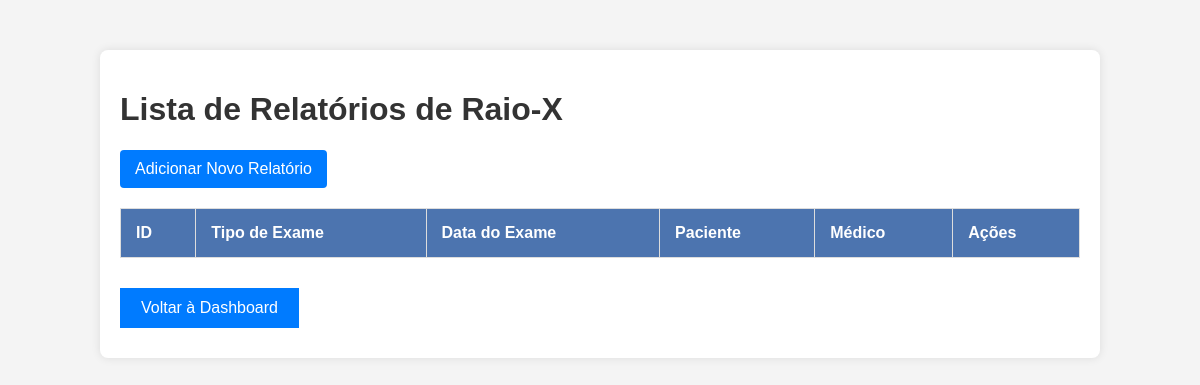
Before: /relatorios (signed in) with the older database file.
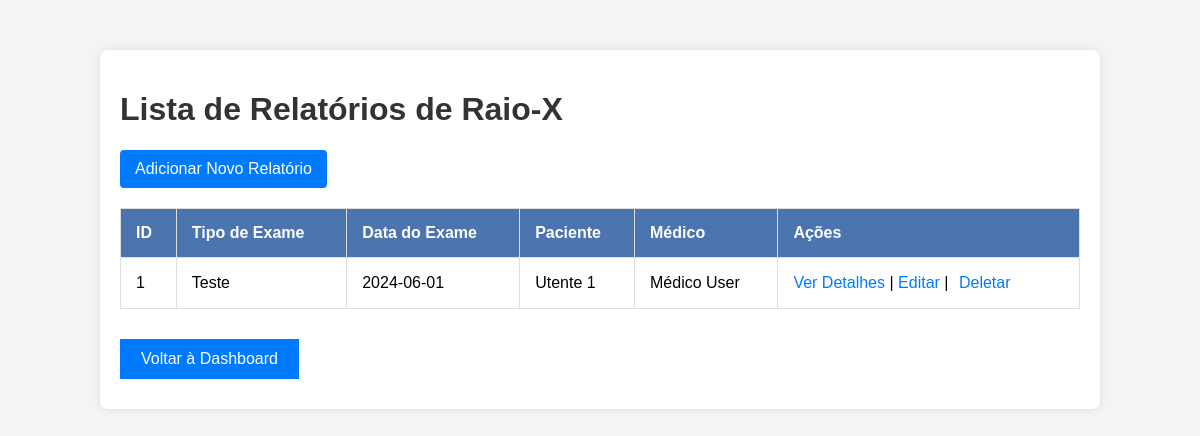
After: the same page with the newer database file.
### app/models.py (models this page shows, shortened)
class RelatorioRaioX(db.Model):
    __tablename__ = 'relatorio_raiox'
    id = db.Column(db.Integer, primary_key=True, autoincrement=True)
    tipo_exame = db.Column(db.String(100), nullable=False)
    data_exame = db.Column(db.Date, nullable=False)
    descricao = db.Column(db.String(255), nullable=False)
    imagem_url = db.Column(db.String(255), nullable=True)
    paciente_id = db.Column(db.Integer, db.ForeignKey('UserInfo.user_id'), nullable=False)
    medico_id = db.Column(db.Integer, db.ForeignKey('User.id'), nullable=False)
    paciente = db.relationship('UserInfo', back_populates='relatorios_paciente', foreign_keys=[paciente_id])
    medico = db.relationship('User', back_populates='relatorios_medico', foreign_keys=[medico_id])
    resultados = db.relationship('Resultado', back_populates='relatorio', cascade="all, delete-orphan")

class User(db.Model):
    __tablename__ = 'User'
    id = db.Column(db.Integer, primary_key=True, autoincrement=True)
    email = db.Column(db.String(120), unique=True, nullable=False)
    nome = db.Column(db.String(20), nullable=False)
    password = db.Column(db.String(128), nullable=False)
    role = db.Column(db.String(50), nullable=False)
    info = db.relationship('UserInfo', back_populates='user', uselist=False)
    agendamentos = db.relationship('Agendamento', foreign_keys='Agendamento.user_id', back_populates='user')
    relatorios_medico = db.relationship('RelatorioRaioX', back_populates='medico', foreign_keys='RelatorioRaioX.medico_id')

### app/routes.py (the view)
@main.route('/relatorios')
@roles_required('Administrador', 'Médico', 'TSDT')
def relatorios_list():
    relatorios = RelatorioRaioX.query.all()
    user = session.get('user')
    return render_template('relatorios_list.html', relatorios=relatorios, user=user)

### app/routes.py (called while the page is built)
def roles_required(*roles):
    def wrapper(fn):
        @wraps(fn)
        def decorated_view(*args, **kwargs):
            if 'user' not in session:
                flash('Por favor, faça login para acessar esta página.', 'warning')
                return redirect(url_for('main.login'))
            if session['user']['role'] not in roles:
                flash('Você não tem permissão para acessar esta página.', 'danger')
                return redirect(url_for('main.home'))
            return fn(*args, **kwargs)
        decorated_view.__name__ = fn.__name__
        return decorated_view
    return wrapper

### app/templates/relatorios_list.html (shortened to what this page needs)
<!DOCTYPE html>
<html lang="en">
<head>
    <link rel="stylesheet" type="text/css" href="{{ url_for('static', filename='css/style.css') }}">
</head>
<body>
    <div class="container">
        <h1>Lista de Relatórios de Raio-X</h1>
        {% if user.role != 'TSDT' %}
        <a href="{{ url_for('main.create_relatorio') }}" class="add-button">Adicionar Novo Relatório</a>
        {% endif %}
        <table>
            <thead>
                <tr>
                    <th>ID</th>
                    <th>Tipo de Exame</th>
                    <th>Data do Exame</th>
                    <th>Paciente</th>
                    <th>Médico</th>
                    <th>Ações</th>
                </tr>
            </thead>
            <tbody>
                {% for relatorio in relatorios %}
                <tr>
                    <td>{{ relatorio.id }}</td>
                    <td>{{ relatorio.tipo_exame }}</td>
                    <td>{{ relatorio.data_exame }}</td>
                    <td>{{ relatorio.paciente.user.nome }}</td>
                    <td>{{ relatorio.medico.nome }}</td>
                    <td>
                        <a href="{{ url_for('main.relatorio_detail', id=relatorio.id) }}">Ver Detalhes</a>
                        {% if user.role != 'TSDT' %}
                        |
                        <a href="{{ url_for('main.edit_relatorio', id=relatorio.id) }}">Editar</a> |
                        <form action="{{ url_for('main.delete_relatorio', id=relatorio.id) }}" method="POST" style="display:inline;">
                            <button type="submit" onclick="return confirm('Tem certeza de que deseja deletar este relatório?');">Deletar</button>
                        </form>
                        {% endif %}
                    </td>
                </tr>
                {% endfor %}
            </tbody>
        </table>
        <a href="{{ url_for('main.dashboard') }}" class="btn">Voltar à Dashboard</a>
    </div>
</body>
</html>

Changed rows visible on the page:
added RelatorioRaioX: id "1", tipo_exame "Teste", data_exame "2024-06-01", paciente.user.nome "Utente 1", medico.nome "Médico User"
